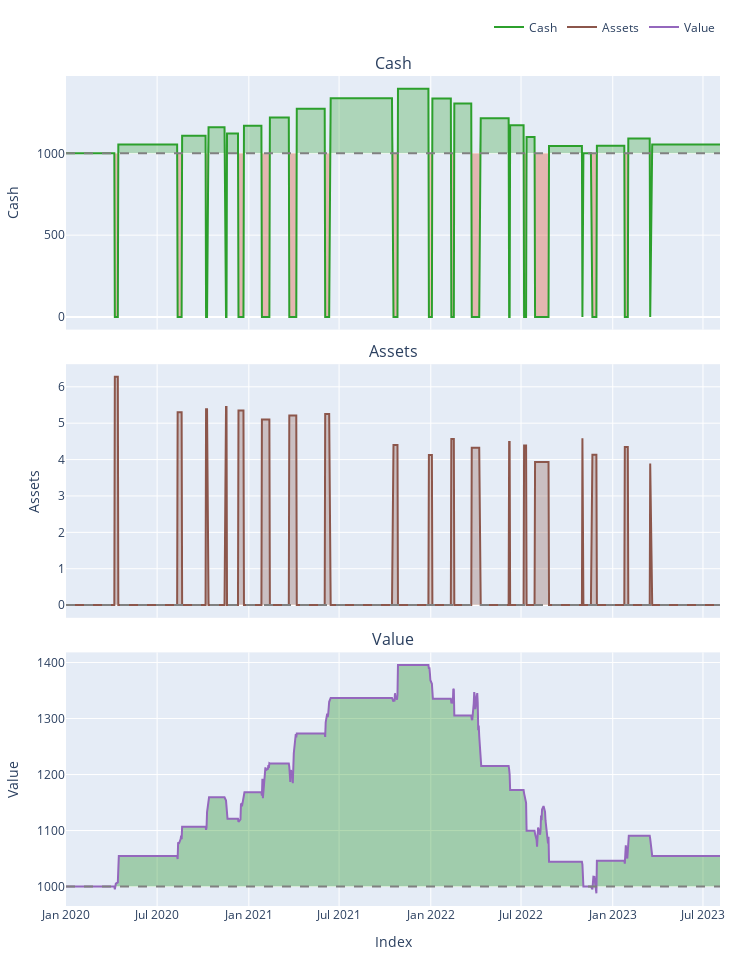

The notebook cell saved with this chart:
### Code cell
pf.plot(subplots=["cash", "assets","value"]).show()

### Figure 1 — Plotly figure (JSON) as saved in the notebook; plotly's stock layout.template omitted (floating-point values rounded to 4 significant figures; data arrays with more than 128 entries replaced by an {"elided": "..."} marker saying what was removed)
{"data": [{"hoverinfo": "skip", "legendgroup": "0", "line": {"color": "rgba(0, 0, 0, 0)", "width": 0}, "opacity": 0, "showlegend": false, "type": "scatter", "uid": "971a0f92-bede-4e74-b0eb-dd51676261e8", "x": {"elided": "905 str values"}, "xaxis": "x", "y": {"elided": "905 int values"}, "yaxis": "y"}, {"connectgaps": false, "fill": "tonexty", "fillcolor": "rgba(44,160,44,0.3000)", "hoverinfo": "skip", "legendgroup": "0", "line": {"color": "rgba(0, 0, 0, 0)", "width": 0}, "opacity": 0, "showlegend": false, "type": "scatter", "uid": "d0fd5696-89e0-48df-b2ad-291305d36fb3", "x": {"elided": "905 str values"}, "xaxis": "x", "y": {"elided": "905 float values"}, "yaxis": "y"}, {"hoverinfo": "skip", "legendgroup": "0", "line": {"color": "rgba(0, 0, 0, 0)", "width": 0}, "opacity": 0, "showlegend": false, "type": "scatter", "uid": "ba1391ab-f571-4998-bf86-ab13ba08658a", "x": {"elided": "905 str values"}, "xaxis": "x", "y": {"elided": "905 int values"}, "yaxis": "y"}, {"connectgaps": false, "fill": "tonexty", "fillcolor": "rgba(220,57,18,0.3000)", "hoverinfo": "skip", "legendgroup": "0", "line": {"color": "rgba(0, 0, 0, 0)", "width": 0}, "opacity": 0, "showlegend": false, "type": "scatter", "uid": "cb910e1b-1930-4b92-9e6a-30e6b92c1d65", "x": {"elided": "905 str values"}, "xaxis": "x", "y": {"elided": "905 float values"}, "yaxis": "y"}, {"legendgroup": "1", "line": {"color": "#2ca02c"}, "name": "Cash", "showlegend": true, "type": "scatter", "uid": "e0eb8ff6-bb0a-44c1-944c-a3f8e580b99b", "x": {"elided": "905 str values"}, "xaxis": "x", "y": {"elided": "905 float values"}, "yaxis": "y"}, {"hoverinfo": "skip", "legendgroup": "0", "line": {"color": "rgba(0, 0, 0, 0)", "width": 0}, "opacity": 0, "showlegend": false, "type": "scatter", "uid": "01f66be6-3e51-40fa-bb06-343c776b7568", "x": {"elided": "905 str values"}, "xaxis": "x", "y": {"elided": "905 int values"}, "yaxis": "y"}, {"hoverinfo": "skip", "legendgroup": "0", "line": {"color": "rgba(0, 0, 0, 0)", "width": 0}, "opacity": 0, "showlegend": false, "type": "scatter", "uid": "d1db8a6b-2f5d-4976-912e-6619993abc14", "x": {"elided": "905 str values"}, "xaxis": "x2", "y": {"elided": "905 int values"}, "yaxis": "y2"}, {"connectgaps": false, "fill": "tonexty", "fillcolor": "rgba(140,86,75,0.3000)", "hoverinfo": "skip", "legendgroup": "0", "line": {"color": "rgba(0, 0, 0, 0)", "width": 0}, "opacity": 0, "showlegend": false, "type": "scatter", "uid": "d3d60bcd-0c6d-42e8-91ad-9cb7ffb979b9", "x": {"elided": "905 str values"}, "xaxis": "x2", "y": {"elided": "905 float values"}, "yaxis": "y2"}, {"legendgroup": "2", "line": {"color": "#8c564b"}, "name": "Assets", "showlegend": true, "type": "scatter", "uid": "740cacdd-54b7-4da5-bd17-8485ad5b0260", "x": {"elided": "905 str values"}, "xaxis": "x2", "y": {"elided": "905 float values"}, "yaxis": "y2"}, {"hoverinfo": "skip", "legendgroup": "0", "line": {"color": "rgba(0, 0, 0, 0)", "width": 0}, "opacity": 0, "showlegend": false, "type": "scatter", "uid": "5f893384-938b-4782-8df3-5cc29e7d788b", "x": {"elided": "905 str values"}, "xaxis": "x2", "y": {"elided": "905 int values"}, "yaxis": "y2"}, {"hoverinfo": "skip", "legendgroup": "0", "line": {"color": "rgba(0, 0, 0, 0)", "width": 0}, "opacity": 0, "showlegend": false, "type": "scatter", "uid": "88e79940-a17d-443e-a763-5fd344716d42", "x": {"elided": "905 str values"}, "xaxis": "x3", "y": {"elided": "905 int values"}, "yaxis": "y3"}, {"connectgaps": false, "fill": "tonexty", "fillcolor": "rgba(0, 128, 0, 0.3)", "hoverinfo": "skip", "legendgroup": "0", "line": {"color": "rgba(0, 0, 0, 0)", "width": 0}, "opacity": 0, "showlegend": false, "type": "scatter", "uid": "46f4e0a0-1164-43a9-a306-4979bbee0660", "x": {"elided": "905 str values"}, "xaxis": "x3", "y": {"elided": "905 float values"}, "yaxis": "y3"}, {"hoverinfo": "skip", "legendgroup": "0", "line": {"color": "rgba(0, 0, 0, 0)", "width": 0}, "opacity": 0, "showlegend": false, "type": "scatter", "uid": "acbb3618-77f2-49b7-859a-f05ba82fe045", "x": {"elided": "905 str values"}, "xaxis": "x3", "y": {"elided": "905 int values"}, "yaxis": "y3"}, {"connectgaps": false, "fill": "tonexty", "fillcolor": "rgba(255, 0, 0, 0.3)", "hoverinfo": "skip", "legendgroup": "0", "line": {"color": "rgba(0, 0, 0, 0)", "width": 0}, "opacity": 0, "showlegend": false, "type": "scatter", "uid": "1d60d21e-580f-46f7-9ae6-02c1d3a4c200", "x": {"elided": "905 str values"}, "xaxis": "x3", "y": {"elided": "905 float values"}, "yaxis": "y3"}, {"legendgroup": "3", "line": {"color": "#9467bd"}, "name": "Value", "showlegend": true, "type": "scatter", "uid": "b4ff298b-11c7-4f23-989a-bfdc11ee765d", "x": {"elided": "905 str values"}, "xaxis": "x3", "y": {"elided": "905 float values"}, "yaxis": "y3"}, {"hoverinfo": "skip", "legendgroup": "0", "line": {"color": "rgba(0, 0, 0, 0)", "width": 0}, "opacity": 0, "showlegend": false, "type": "scatter", "uid": "61c97a37-378e-483c-b13d-4e5ef61d4f3c", "x": {"elided": "905 str values"}, "xaxis": "x3", "y": {"elided": "905 int values"}, "yaxis": "y3"}], "layout": {"annotations": [{"font": {"size": 16}, "showarrow": false, "text": "Cash", "x": 0.5, "xanchor": "center", "xref": "paper", "y": 1, "yanchor": "bottom", "yref": "paper"}, {"font": {"size": 16}, "showarrow": false, "text": "Assets", "x": 0.5, "xanchor": "center", "xref": "paper", "y": 0.6528, "yanchor": "bottom", "yref": "paper"}, {"font": {"size": 16}, "showarrow": false, "text": "Value", "x": 0.5, "xanchor": "center", "xref": "paper", "y": 0.3056, "yanchor": "bottom", "yref": "paper"}], "height": 960, "legend": {"orientation": "h", "traceorder": "normal", "x": 1, "xanchor": "right", "y": 1.042, "yanchor": "bottom"}, "margin": {"b": 30, "l": 30, "r": 30, "t": 30}, "shapes": [{"line": {"color": "gray", "dash": "dash"}, "type": "line", "x0": 0, "x1": 1, "xref": "paper", "y0": 1000, "y1": 1000, "yref": "y"}, {"line": {"color": "gray", "dash": "dash"}, "type": "line", "x0": 0, "x1": 1, "xref": "paper", "y0": 0, "y1": 0, "yref": "y2"}, {"line": {"color": "gray", "dash": "dash"}, "type": "line", "x0": 0, "x1": 1, "xref": "paper", "y0": 1000, "y1": 1000, "yref": "y3"}], "showlegend": true, "width": 750, "xaxis": {"anchor": "y", "domain": [0, 1], "matches": "x3", "showticklabels": false}, "xaxis2": {"anchor": "y2", "domain": [0, 1], "matches": "x3", "showticklabels": false}, "xaxis3": {"anchor": "y3", "domain": [0, 1], "title": {"text": "Index"}}, "yaxis": {"anchor": "x", "domain": [0.6944, 1], "title": {"text": "Cash"}}, "yaxis2": {"anchor": "x2", "domain": [0.3472, 0.6528], "title": {"text": "Assets"}}, "yaxis3": {"anchor": "x3", "domain": [0, 0.3056], "title": {"text": "Value"}}}}
